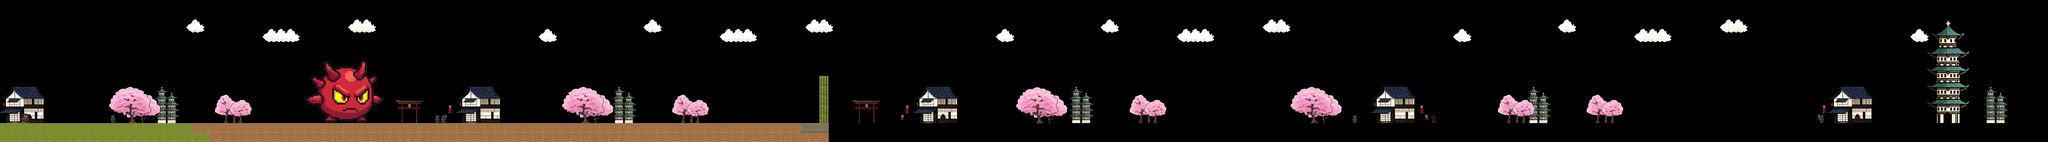

Tiled map render using the project's own tile images. Description and the whole map definition, tile-layer contents included, below:
An orthogonal 215x15 tile map with 32x32 px tiles, 1 tile layer (Camada de Blocos 1), 1 image layer.

<map version="1.10" tiledversion="1.11.2" orientation="orthogonal" renderorder="right-down" width="215" height="15" tilewidth="32" tileheight="32" infinite="0" nextlayerid="3" nextobjectid="1">
 <tileset firstgid="1" source="ichirei.tsx" />
 <imagelayer id="2" name="background">
  <image source="../Sprites/level1-background.png" width="6784" height="448" />
 </imagelayer>
 <layer id="1" name="Camada de Blocos 1" width="215" height="15">
  <data encoding="csv">
0,0,0,0,0,0,0,0,0,0,0,0,0,0,0,0,0,0,0,0,0,0,0,0,0,0,0,0,0,0,0,0,0,0,0,0,0,0,0,0,0,0,0,0,0,0,0,0,0,0,0,0,0,0,0,0,0,0,0,0,0,0,0,0,0,0,0,0,0,0,0,0,0,0,0,0,0,0,0,0,0,0,0,0,0,0,0,0,0,0,0,0,0,0,0,0,0,0,0,0,0,0,0,0,0,0,0,0,0,0,0,0,0,0,0,0,0,0,0,0,0,0,0,0,0,0,0,0,0,0,0,0,0,0,0,0,0,0,0,0,0,0,0,0,0,0,0,0,0,0,0,0,0,0,0,0,0,0,0,0,0,0,0,0,0,0,0,0,0,0,0,0,0,0,0,0,0,0,0,0,0,0,0,0,0,0,0,0,0,0,0,0,0,0,0,0,0,0,0,0,0,0,0,0,0,0,0,0,0,0,0,0,0,0,0,
0,0,0,0,0,0,0,0,0,0,0,0,0,0,0,0,0,0,0,0,0,0,0,0,0,0,0,0,0,0,0,0,0,0,0,0,0,0,0,0,0,0,0,0,0,0,0,0,0,0,0,0,0,0,0,0,0,0,0,0,0,0,0,0,0,0,0,0,0,0,0,0,0,0,0,0,0,0,0,0,0,0,0,0,0,0,0,0,0,0,0,0,0,0,0,0,0,0,0,0,0,0,0,0,0,0,0,0,0,0,0,0,0,0,0,0,0,0,0,0,0,0,0,0,0,0,0,0,0,0,0,0,0,0,0,0,0,0,0,0,0,0,0,0,0,0,0,0,0,0,0,0,0,0,0,0,0,0,0,0,0,0,0,0,0,0,0,0,0,0,0,0,0,0,0,0,0,0,0,0,0,0,0,0,0,0,0,0,0,0,0,0,0,0,0,0,0,0,0,0,0,0,0,0,0,0,0,0,0,0,0,0,0,0,0,
0,0,0,0,0,0,0,0,0,0,0,0,0,0,0,0,0,0,0,0,0,0,0,0,0,0,0,0,0,0,0,0,0,0,0,0,0,0,0,0,0,0,0,0,0,0,0,0,0,0,0,0,0,0,0,0,0,0,0,0,0,0,0,0,0,0,0,0,0,0,0,0,0,0,0,0,0,0,0,0,0,0,0,0,0,0,0,0,0,0,0,0,0,0,0,0,0,0,0,0,0,0,0,0,0,0,0,0,0,0,0,0,0,0,0,0,0,0,0,0,0,0,0,0,0,0,0,0,0,0,0,0,0,0,0,0,0,0,0,0,0,0,0,0,0,0,0,0,0,0,0,0,0,0,0,0,0,0,0,0,0,0,0,0,0,0,0,0,0,0,0,0,0,0,0,0,0,0,0,0,0,0,0,0,0,0,0,0,0,0,0,0,0,0,0,0,0,0,0,0,0,0,0,0,0,0,0,0,0,0,0,0,0,0,0,
0,0,0,0,0,0,0,0,0,0,0,0,0,0,0,0,0,0,0,0,0,0,0,0,0,0,0,0,0,0,0,0,0,0,0,0,0,0,0,0,0,0,0,0,0,0,0,0,0,0,0,0,0,0,0,0,0,0,0,0,0,0,0,0,0,0,0,0,0,0,0,0,0,0,0,0,0,0,0,0,0,0,0,0,0,0,0,0,0,0,0,0,0,0,0,0,0,0,0,0,0,0,0,0,0,0,0,0,0,0,0,0,0,0,0,0,0,0,0,0,0,0,0,0,0,0,0,0,0,0,0,0,0,0,0,0,0,0,0,0,0,0,0,0,0,0,0,0,0,0,0,0,0,0,0,0,0,0,0,0,0,0,0,0,0,0,0,0,0,0,0,0,0,0,0,0,0,0,0,0,0,0,0,0,0,0,0,0,0,0,0,0,0,0,0,0,0,0,0,0,0,0,0,0,0,0,0,0,0,0,0,0,0,0,0,
0,0,0,0,0,0,0,0,0,0,0,0,0,0,0,0,0,0,0,0,0,0,0,0,0,0,0,0,0,0,0,0,0,0,0,0,0,0,0,0,0,0,0,0,0,0,0,0,0,0,0,0,0,0,0,0,0,0,0,0,0,0,0,0,0,0,0,0,0,0,0,0,0,0,0,0,0,0,0,0,0,0,0,0,0,0,0,0,0,0,0,0,0,0,0,0,0,0,0,0,0,0,0,0,0,0,0,0,0,0,0,0,0,0,0,0,0,0,0,0,0,0,0,0,0,0,0,0,0,0,0,0,0,0,0,0,0,0,0,0,0,0,0,0,0,0,0,0,0,0,0,0,0,0,0,0,0,0,0,0,0,0,0,0,0,0,0,0,0,0,0,0,0,0,0,0,0,0,0,0,0,0,0,0,0,0,0,0,0,0,0,0,0,0,0,0,0,0,0,0,0,0,0,0,0,0,0,0,0,0,0,0,0,0,0,
0,0,0,0,0,0,0,0,0,0,0,0,0,0,0,0,0,0,0,0,0,0,0,0,0,0,0,0,0,0,0,0,0,0,0,0,0,0,0,0,0,0,0,0,0,0,0,0,0,0,0,0,0,0,0,0,0,0,0,0,0,0,0,0,0,0,0,0,0,0,0,0,0,0,0,0,0,0,0,0,0,0,0,0,0,0,0,0,0,0,0,0,0,0,0,0,0,0,0,0,0,0,0,0,0,0,0,0,0,0,0,0,0,0,0,0,0,0,0,0,0,0,0,0,0,0,0,0,0,0,0,0,0,0,0,0,0,0,0,0,0,0,0,0,0,0,0,0,0,0,0,0,0,0,0,0,0,0,0,0,0,0,0,0,0,0,0,0,0,0,0,0,0,0,0,0,0,0,0,0,0,0,0,0,0,0,0,0,0,0,0,0,0,0,0,0,0,0,0,0,0,0,0,0,0,0,0,0,0,0,0,0,0,0,0,
0,0,0,0,0,0,0,0,0,0,0,0,0,0,0,0,0,0,0,0,0,0,0,0,0,0,0,0,0,0,0,0,0,0,0,0,0,0,0,0,0,0,0,0,0,0,0,0,0,0,0,0,0,0,0,0,0,0,0,0,0,0,0,0,0,0,0,0,0,0,0,0,0,0,0,0,0,0,0,0,0,0,0,0,0,0,0,0,0,0,0,0,0,0,0,0,0,0,0,0,0,0,0,0,0,0,0,0,0,0,0,0,0,0,0,0,0,0,0,0,0,0,0,0,0,0,0,0,0,0,0,0,0,0,0,0,0,0,0,0,0,0,0,0,0,0,0,0,0,0,0,0,0,0,0,0,0,0,0,0,0,0,0,0,0,0,0,0,0,0,0,0,0,0,0,0,0,0,0,0,0,0,0,0,0,0,0,0,0,0,0,0,0,0,0,0,0,0,0,0,0,0,0,0,0,0,0,0,0,0,0,0,0,0,0,
0,0,0,0,0,0,0,0,0,0,0,0,0,0,0,0,0,0,0,0,0,0,0,0,0,0,0,0,0,0,0,0,0,0,0,0,0,0,0,0,0,0,0,0,0,0,0,0,0,0,0,0,0,0,0,0,0,0,0,0,0,0,0,0,0,0,0,0,0,0,0,0,0,0,0,0,0,0,0,0,0,0,0,0,0,0,0,0,0,0,0,0,0,0,0,0,0,0,0,0,0,0,0,0,0,0,0,0,0,0,0,0,0,0,0,0,0,0,0,0,0,0,0,0,0,0,0,0,0,0,0,0,0,0,0,0,0,0,0,0,0,0,0,0,0,0,0,0,0,0,0,0,0,0,0,0,0,0,0,0,0,0,0,0,0,0,0,0,0,0,0,0,0,0,0,0,0,0,0,0,0,0,0,0,0,0,0,0,0,0,0,0,0,0,0,0,0,0,0,0,0,0,0,0,0,0,0,0,0,0,0,0,0,0,0,
0,0,0,0,0,0,0,0,0,0,0,0,0,0,0,0,0,0,0,0,0,0,0,0,0,0,0,0,0,0,0,0,0,0,0,0,0,0,0,0,0,0,0,0,0,0,0,0,0,0,0,0,0,0,0,0,0,0,0,0,0,0,0,0,0,0,0,0,0,0,0,0,0,0,0,0,0,0,0,0,0,0,0,0,0,0,1,0,0,0,0,0,0,0,0,0,0,0,0,0,0,0,0,0,0,0,0,0,0,0,0,0,0,0,0,0,0,0,0,0,0,0,0,0,0,0,0,0,0,0,0,0,0,0,0,0,0,0,0,0,0,0,0,0,0,0,0,0,0,0,0,0,0,0,0,0,0,0,0,0,0,0,0,0,0,0,0,0,0,0,0,0,0,0,0,0,0,0,0,0,0,0,0,0,0,0,0,0,0,0,0,0,0,0,0,0,0,0,0,0,0,0,0,0,0,0,0,0,0,0,0,0,0,0,0,
0,0,0,0,0,0,0,0,0,0,0,0,0,0,0,0,0,0,0,0,0,0,0,0,0,0,0,0,0,0,0,0,0,0,0,0,0,0,0,0,0,0,0,0,0,0,0,0,0,0,0,0,0,0,0,0,0,0,0,0,0,0,0,0,0,0,0,0,0,0,0,0,0,0,0,0,0,0,0,0,0,0,0,0,0,0,1,0,0,0,0,0,0,0,0,0,0,0,0,0,0,0,0,0,0,0,0,0,0,0,0,0,0,0,0,0,0,0,0,0,0,0,0,0,0,0,0,0,0,0,0,0,0,0,0,0,0,0,0,0,0,0,0,0,0,0,0,0,0,0,0,0,0,0,0,0,0,0,0,0,0,0,0,0,0,0,0,0,0,0,0,0,0,0,0,0,0,0,0,0,0,0,0,0,0,0,0,0,0,0,0,0,0,0,0,0,0,0,0,0,0,0,0,0,0,0,0,0,0,0,0,0,0,0,0,
0,0,0,0,0,0,0,0,0,0,0,0,0,0,0,0,0,0,0,0,0,0,0,0,0,0,0,0,0,0,0,0,0,0,0,0,0,0,0,0,0,0,0,0,0,0,0,0,0,0,0,0,0,0,0,0,0,0,0,0,0,0,0,0,0,0,0,0,0,0,0,0,0,0,0,0,0,0,0,0,0,0,0,0,0,0,1,0,0,0,0,0,0,0,0,0,0,0,0,0,0,0,0,0,0,0,0,0,0,0,0,0,0,0,0,0,0,0,0,0,0,0,0,0,0,0,0,0,0,0,0,0,0,0,0,0,0,0,0,0,0,0,0,0,0,0,0,0,0,0,0,0,0,0,0,0,0,0,0,0,0,0,0,0,0,0,0,0,0,0,0,0,0,0,0,0,0,0,0,0,0,0,0,0,0,0,0,0,0,0,0,0,0,0,0,0,0,0,0,0,0,0,0,0,0,0,0,0,0,0,0,0,0,0,0,
0,0,0,0,0,0,0,0,0,0,0,0,0,0,0,0,0,0,0,0,0,0,0,0,0,0,0,0,0,0,0,0,0,0,0,0,0,0,0,0,0,0,0,0,0,0,0,0,0,0,0,0,0,0,0,0,0,0,0,0,0,0,0,0,0,0,0,0,0,0,0,0,0,0,0,0,0,0,0,0,0,0,0,0,0,0,1,0,0,0,0,0,0,0,0,0,0,0,0,0,0,0,0,0,0,0,0,0,0,0,0,0,0,0,0,0,0,0,0,0,0,0,0,0,0,0,0,0,0,0,0,0,0,0,0,0,0,0,0,0,0,0,0,0,0,0,0,0,0,0,0,0,0,0,0,0,0,0,0,0,0,0,0,0,0,0,0,0,0,0,0,0,0,0,0,0,0,0,0,0,0,0,0,0,0,0,0,0,0,0,0,0,0,0,0,0,0,0,0,0,0,0,0,0,0,0,0,0,0,0,0,0,0,0,0,
0,0,10,0,0,0,0,0,0,0,0,0,0,0,0,0,0,0,0,0,0,0,0,0,0,0,0,0,0,0,0,0,13,0,0,0,0,0,0,0,0,0,0,0,0,0,0,0,0,0,0,0,0,0,0,0,0,0,0,0,0,0,0,0,0,0,0,0,0,0,0,0,0,0,0,0,0,0,0,0,0,0,0,0,0,14,1,0,0,0,0,0,0,0,0,0,0,0,0,0,0,0,0,0,0,0,0,0,0,0,0,0,0,0,0,0,0,0,0,0,0,0,0,0,0,0,0,0,0,0,0,0,0,0,0,0,0,0,0,0,0,0,0,0,0,0,0,0,0,0,0,0,0,0,0,0,0,0,0,0,0,0,0,0,0,0,0,0,0,0,0,0,0,0,0,0,0,0,0,0,0,0,0,0,0,0,0,0,0,0,0,0,0,0,0,0,0,0,0,0,0,0,0,0,0,0,0,0,0,0,0,0,0,0,0,
3,3,3,3,3,3,3,3,3,3,3,3,3,3,3,3,3,3,3,3,2,2,2,2,2,2,2,2,2,2,2,2,2,2,2,2,2,2,2,2,2,2,2,2,2,2,2,2,2,2,2,2,2,2,2,2,2,2,2,2,2,2,2,2,2,2,2,2,2,2,2,2,2,2,2,2,2,2,2,2,2,2,2,2,5,5,5,0,0,0,0,0,0,0,0,0,0,0,0,0,0,0,0,0,0,0,0,0,0,0,0,0,0,0,0,0,0,0,0,0,0,0,0,0,0,0,0,0,0,0,0,0,0,0,0,0,0,0,0,0,0,0,0,0,0,0,0,0,0,0,0,0,0,0,0,0,0,0,0,0,0,0,0,0,0,0,0,0,0,0,0,0,0,0,0,0,0,0,0,0,0,0,0,0,0,0,0,0,0,0,0,0,0,0,0,0,0,0,0,0,0,0,0,0,0,0,0,0,0,0,0,0,0,0,0,
3,3,3,3,3,3,3,3,3,3,3,3,3,3,3,3,3,3,3,3,3,3,2,2,2,2,2,2,2,2,2,2,2,2,2,2,2,2,2,2,2,2,2,2,2,2,2,2,2,2,2,2,2,2,2,2,2,2,2,2,2,2,2,2,2,2,2,2,2,2,2,2,2,2,2,2,2,2,2,2,2,2,2,2,2,2,2,0,0,0,0,0,0,0,0,0,0,0,0,0,0,0,0,0,0,0,0,0,0,0,0,0,0,0,0,0,0,0,0,0,0,0,0,0,0,0,0,0,0,0,0,0,0,0,0,0,0,0,0,0,0,0,0,0,0,0,0,0,0,0,0,0,0,0,0,0,0,0,0,0,0,0,0,0,0,0,0,0,0,0,0,0,0,0,0,0,0,0,0,0,0,0,0,0,0,0,0,0,0,0,0,0,0,0,0,0,0,0,0,0,0,0,0,0,0,0,0,0,0,0,0,0,0,0,0
</data>
 </layer>
</map>
